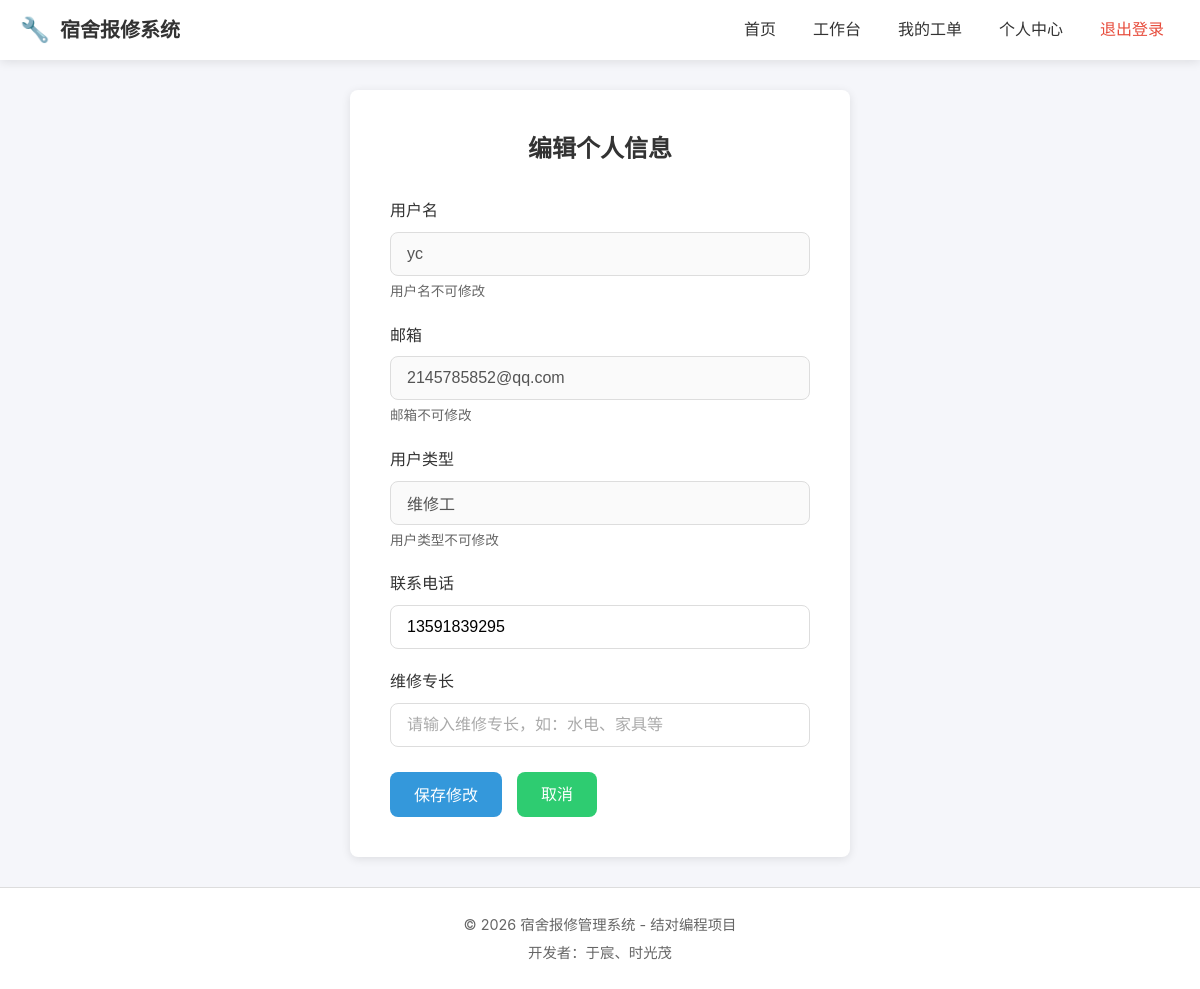
/users/profile/edit/ (signed in), run on the app's committed database.
### users/models.py (models this page shows, shortened)
class User(AbstractUser):
    ROLE_CHOICES = [
        ('student', '学生'),
        ('worker', '维修工'),
        ('admin', '管理员'),
    ]
    role = models.CharField('角色', max_length=20, choices=ROLE_CHOICES, default='student')
    phone = models.CharField('联系电话', max_length=20, blank=True, default='')
    dorm_building = models.CharField('宿舍楼', max_length=50, blank=True, default='')
    dorm_room = models.CharField('宿舍房间号', max_length=20, blank=True, default='')
    specialty = models.CharField('维修专长', max_length=50, blank=True, default='')
    class Meta:
        db_table = 'users'
        verbose_name = '用户'
        verbose_name_plural = '用户'

### users/views.py (the view, shortened to what this page needs)
# urls.py: path('profile/edit/', views.profile_edit, name='profile_edit'),
@login_required
def profile_edit(request):
    return render(request, 'users/profile_edit.html', {'user': request.user})

### templates/users/profile_edit.html (shortened to what this page needs)
{% extends 'base.html' %}
{% block content %}
<div class="form-container">
    <h2 class="form-title">编辑个人信息</h2>
    <form method="post" action="{% url 'users:profile_edit' %}">
        <div class="form-group">
            <label class="form-label">用户名</label>
            <input type="text" class="form-input" value="{{ user.username }}" disabled>
            <small class="form-hint">用户名不可修改</small>
        </div>
        <div class="form-group">
            <label class="form-label">邮箱</label>
            <input type="email" class="form-input" value="{{ user.email }}" disabled>
            <small class="form-hint">邮箱不可修改</small>
        </div>
        <div class="form-group">
            <label class="form-label">用户类型</label>
            <input type="text" class="form-input" value="{{ user.get_role_display }}" disabled>
            <small class="form-hint">用户类型不可修改</small>
        </div>
        <div class="form-group">
            <label class="form-label" for="phone">联系电话</label>
            <input type="tel" class="form-input" id="phone" name="phone"
                   value="{{ user.phone }}" placeholder="请输入联系电话">
        </div>
        {% if user.role == 'worker' %}
        <div class="form-group">
            <label class="form-label" for="specialty">维修专长</label>
            <input type="text" class="form-input" id="specialty" name="specialty"
                   value="{{ user.specialty }}" placeholder="请输入维修专长，如：水电、家具等">
        </div>
        {% endif %}
        <div class="form-actions">
            <button type="submit" class="btn btn-primary">保存修改</button>
            <a href="{% url 'users:profile' %}" class="btn btn-secondary">取消</a>
        </div>
    </form>
</div>
{% endblock %}

### static/css/style.css (style rules this page uses)
* { margin: 0; padding: 0; box-sizing: border-box; }
:root { --primary-color: #3498db; --primary-dark: #2980b9; --secondary-color: #2ecc71; --danger-color: #e74c3c; --warning-color: #f39c12; --text-color: #333; --text-light: #666; --bg-color: #f5f6fa; --white: #fff; --border-color: #ddd; --shadow: 0 2px 10px rgba(0, 0, 0, 0.1); --radius: 8px; }
body { font-family: -apple-system, BlinkMacSystemFont, 'Segoe UI', Roboto, 'Helvetica Neue', Arial, sans-serif; background-color: var(--bg-color); color: var(--text-color); line-height: 1.6; min-height: 100vh; display: flex; flex-direction: column; }
a { text-decoration: none; color: var(--primary-color); transition: color 0.3s; }
.btn { display: inline-block; padding: 10px 24px; border: none; border-radius: var(--radius); font-size: 1rem; font-weight: 500; cursor: pointer; transition: all 0.3s; text-align: center; }
.btn-primary { background: var(--primary-color); color: var(--white); }
.btn-secondary { background: var(--secondary-color); color: var(--white); }
.form-container { max-width: 500px; margin: 0 auto; background: var(--white); padding: 40px; border-radius: var(--radius); box-shadow: var(--shadow); }
.form-title { text-align: center; margin-bottom: 30px; color: var(--text-color); }
.form-group { margin-bottom: 20px; }
.form-label { display: block; margin-bottom: 8px; font-weight: 500; color: var(--text-color); }
.form-input { width: 100%; padding: 12px 16px; border: 1px solid var(--border-color); border-radius: var(--radius); font-size: 1rem; transition: border-color 0.3s, box-shadow 0.3s; }
.form-input::placeholder { color: #aaa; }
.form-hint { display: block; color: var(--text-light); font-size: 0.85rem; margin-top: 5px; }
.form-actions { display: flex; gap: 15px; margin-top: 25px; }
.form-hint { font-size: 0.85rem; color: var(--text-light); margin-top: 5px; }

### data on the page
User: username "yc", email "2145785852@qq.com", role "维修工", phone "13591839295"
